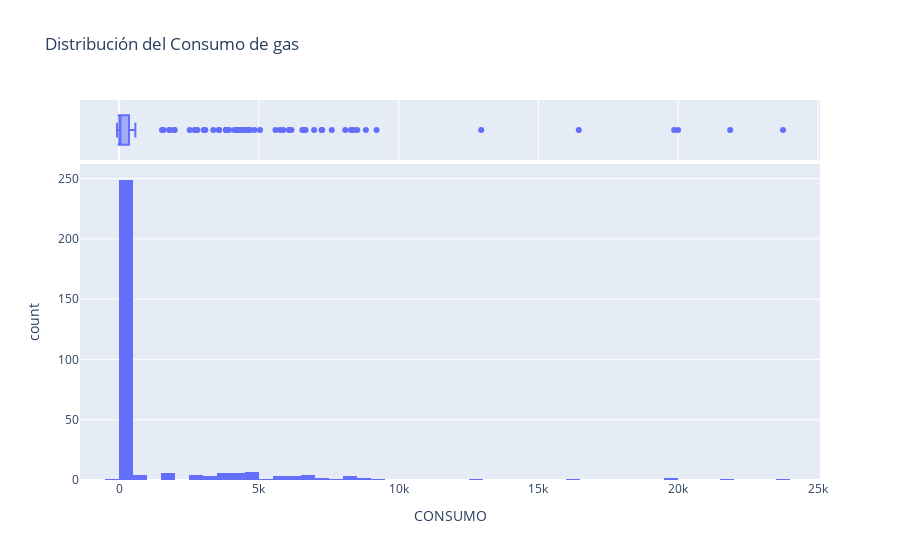

The notebook cell this image was saved under:
### Markdown cell above
##### CONSUMO

### Code cell
import plotly.express as px
from scipy.stats import kurtosis
import seaborn as sns

col = 'CONSUMO'
print('Column: ', col)
print('Skew:', round(df[col].skew(), 2))
print('Kurtosis: ', round(df[col].kurtosis(), 2))

fig = px.histogram(df, x="CONSUMO",nbins=50,
                   marginal="box", 
                   hover_data=df.columns,
                   title="Distribución del Consumo de gas")
fig.show()

### Figure 1 — Plotly figure (JSON) as saved in the notebook; plotly's stock layout.template omitted (floating-point values rounded to 4 significant figures; data arrays with more than 128 entries replaced by an {"elided": "..."} marker saying what was removed)
{"data": [{"alignmentgroup": "True", "bingroup": "x", "hovertemplate": "CONSUMO=%{x}<br>count=%{y}<extra></extra>", "legendgroup": "", "marker": {"color": "#636efa", "pattern": {"shape": ""}}, "name": "", "nbinsx": 50, "offsetgroup": "", "orientation": "v", "showlegend": false, "type": "histogram", "x": {"elided": "312 int values"}, "xaxis": "x", "yaxis": "y"}, {"alignmentgroup": "True", "customdata": {"elided": "312x5 str values"}, "hovertemplate": "CONSUMO=%{x}<br>PERIODO=%{customdata[0]}<br>ID CLIENTE=%{customdata[1]}<br>DEPARTAMENTO=%{customdata[2]}<br>CLASIFICACION=%{customdata[3]}<br>TIPO CONSUMO=%{customdata[4]}<extra></extra>", "legendgroup": "", "marker": {"color": "#636efa"}, "name": "", "notched": true, "offsetgroup": "", "showlegend": false, "type": "box", "x": {"elided": "312 int values"}, "xaxis": "x2", "yaxis": "y2"}], "layout": {"barmode": "relative", "legend": {"tracegroupgap": 0}, "title": {"text": "Distribución del Consumo de gas"}, "xaxis": {"anchor": "y", "domain": [0, 1], "title": {"text": "CONSUMO"}}, "xaxis2": {"anchor": "y2", "domain": [0, 1], "matches": "x", "showgrid": true, "showticklabels": false}, "yaxis": {"anchor": "x", "domain": [0, 0.8316], "title": {"text": "count"}}, "yaxis2": {"anchor": "x2", "domain": [0.8416, 1], "matches": "y2", "showgrid": false, "showline": false, "showticklabels": false, "ticks": ""}}}
